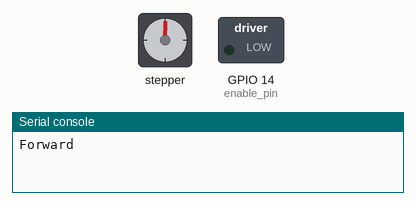
Recording of a program running on a simulated ESP32 board running MicroPython. Shown: stepper motor, switched loads named in the program (green lamp = pin HIGH), the last lines printed to the serial console. The stepper is drawn at 200 steps a turn; pins used as bus, display or sensor lines are not drawn.

Above: at 0.05 s.
At 1.2 s:
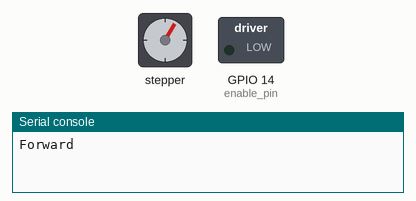
At 2.25 s:
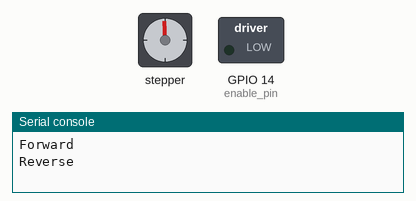
At 3.35 s:
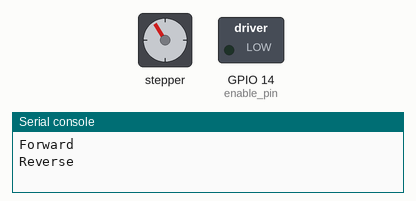
Timing chart, 0 to 5.7 s (numbered marks = the images above):
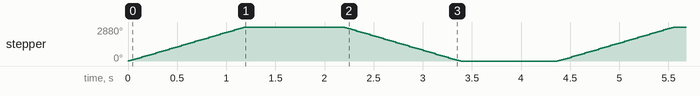

The program:

tmc2209.py
```python
from machine import Pin
from time import sleep_us, sleep

# Define STEP and DIR pins
step_pin = Pin(15, Pin.OUT)
dir_pin = Pin(32, Pin.OUT)
enable_pin = Pin(14, Pin.OUT)

# Enable motor driver
enable_pin.value(0)		# LOW = enabled

def step_movement(steps, direction=1, delay_us=350):
    # direction=1 results in clockwise rotation
    dir_pin.value(direction)
    for _ in range(steps):
        step_pin.on()
        sleep_us(delay_us)
        step_pin.off()
        sleep_us(delay_us)

# Stepper Motor control
while True:
    print("Forward")
    step_movement(1600, direction=1)
    sleep(1)
    print("Reverse")
    step_movement(1600, direction=0)
    sleep(1)
```

Measured:
- by itself, stepper: turns 2880° clockwise in 1.2 s, then 2880° counter-clockwise in 1.2 s, repeating every 4.4 s
